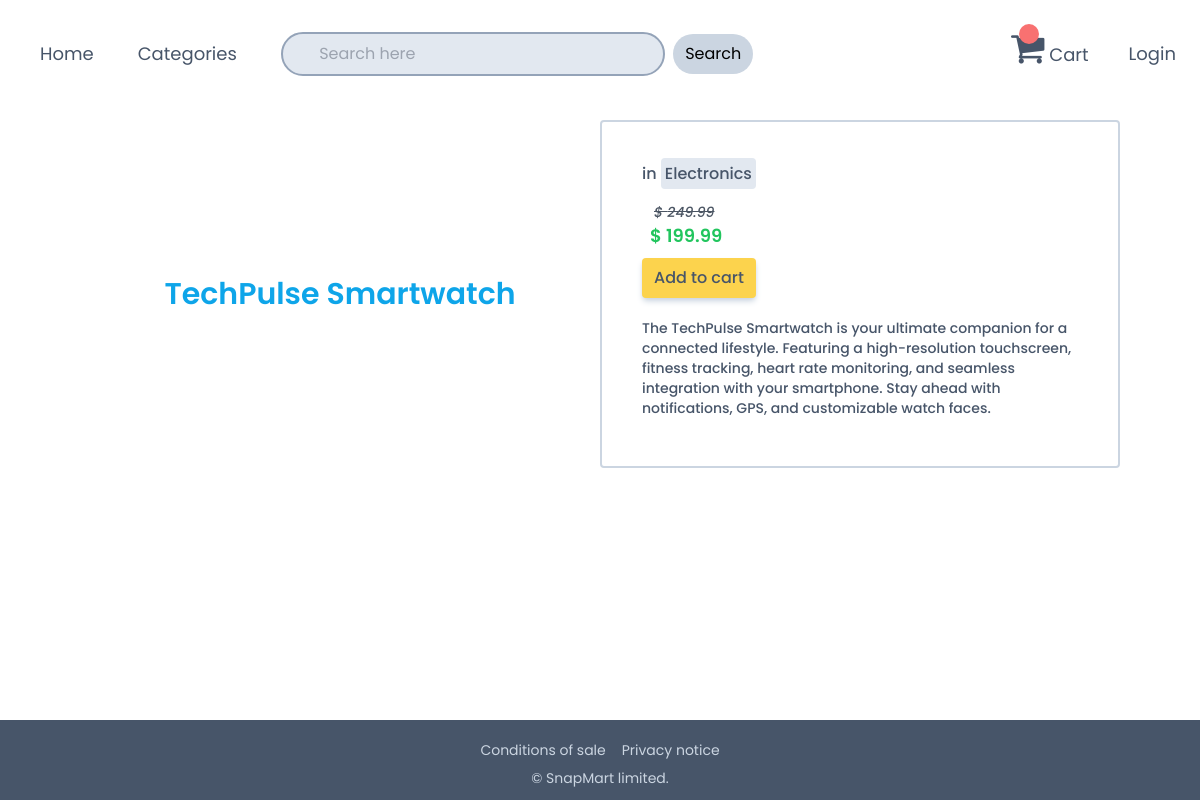
The app's page /product/4 with its own data.
### shop/models.py (models this page shows, shortened)
class Product(models.Model):
    name = models.CharField( max_length = 255)
    description = models.TextField()
    price = models.FloatField()
    discount_price = models.FloatField()
    category = models.CharField( max_length = 200)
    image = models.CharField( max_length = 300)

### shop/views.py (the view)
# urls.py: path('product/<int:id>', views.detail, name= 'detail'),
def detail( request, id):
    product = Product.objects.get(id= id)
    return render( request, 'detail.html', {'item':product})

### shop/templates/detail.html (shortened to what this page needs)
{% extends 'master.html' %}
{% block content %}
    <div class=" md:grid grid-cols-2 mx-20 mt-4 items-center justify-center">
        <div class=" mx-auto">
            <h3 class=" text-3xl py-2 my-2 text-sky-500 font-semibold">
            {{ item.name}}
           </h3>
        </div>
        <div class="item-card border-2 border-slate-300 my-2  p-10 text-wrap font-medium rounded
                    text-slate-600 mx-auto ">
                <p class=" pb-4 "> in <span class="bg-slate-200 p-1 rounded">{{ item.category }}</span> </p>
                <p class="px-2 line-through ml-1 text-sm text-gray-600 "> <i> &#36 {{ item.price }} </i> </p>
                <p class="px-2 mb-2 text-green-500 text-lg font-semibold ">  &#36 {{ item.discount_price }}  </p>
                <div class="flex gap-5 *:shadow-md *:shadow-slate-300  ">
                    <button type="button" value="{{item.id}}" class="addtocart bg-amber-300 p-2  px-3 rounded
                            transition delay-75 hover:bg-amber-400 hover:scale-105">
                        Add to cart
                    </button>
                </div>
                <p class=" py-2 mt-3 text-sm"> {{ item.description }} </p>
        </div>
    </div>
{% endblock %}

### shop/templates/master.html (style rules this page uses)
body { font-family: "Poppins", sans-serif; }

### records on screen
Product: name "TechPulse Smartwatch", category "Electronics", price "249.99", discount_price "199.99", description "The TechPulse Smartwatch is your ultimate companion for a connected lifestyle. Featuring a high-resolution touchscreen, fitness tracking, heart rate monitoring, and seamless integration with your smartphone. Stay ahead with notifications, GPS, and customizable watch faces."
